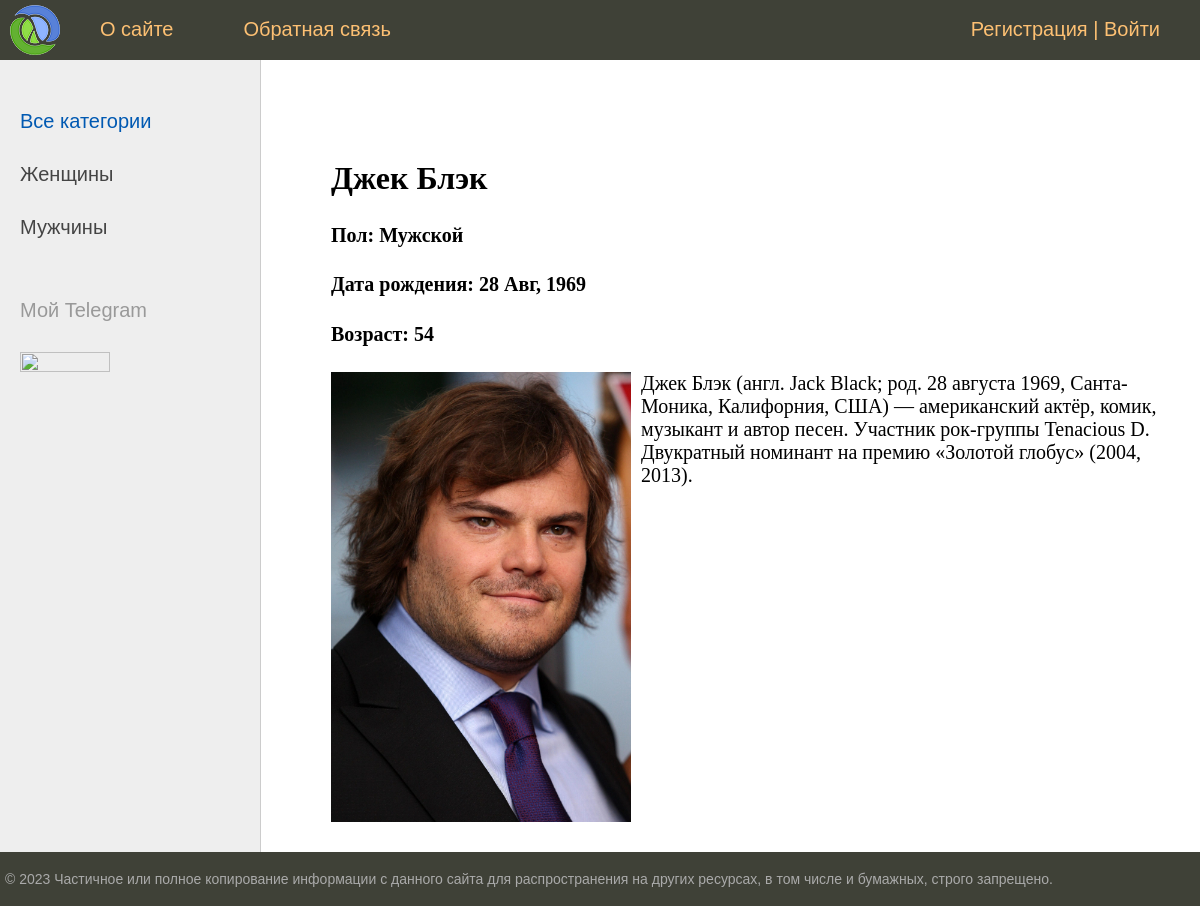
The page /post/jack-black/ on the database its author committed.
### actors/models.py (models this page shows, shortened)
class Category(models.Model):
    name = models.CharField(max_length=100, db_index=True, verbose_name="Категория")
    slug = models.SlugField(max_length=255, unique=True, db_index=True, verbose_name="URL")
    def get_absolute_url(self):
        return reverse('category', kwargs={'cat_id': self.pk})
    class Meta:
        verbose_name = 'категорию'
        verbose_name_plural = 'Категории'
        ordering = ['id']

class Actors(models.Model):
    title = models.CharField(max_length=255, verbose_name='Заголовок')
    slug = models.SlugField(max_length=100, unique=True, db_index=True, verbose_name='URL')
    sex = models.CharField(max_length=100, verbose_name='Пол')
    birth = models.DateField(blank=True, verbose_name='Дата рождения')
    death = models.DateField(blank=True, null=True, verbose_name='Дата смерти')
    bio = models.TextField(blank=True, verbose_name='Биография')
    photo = models.ImageField(blank=True, null=True, upload_to='photos%Y/%m/%d/', verbose_name='Фото')
    crt_time = models.DateTimeField(auto_now_add=True, verbose_name='Время создания')
    upd_time = models.DateTimeField(auto_now=True, verbose_name='Время обновления')
    is_published = models.BooleanField(default=True, verbose_name='Публикация')
    cat = models.ForeignKey('Category', on_delete=models.PROTECT, verbose_name='Категория')
    def __str__(self):
        return self.title
    def get_age(self):
        b_s = str(self.birth)
        date_format = '%Y-%m-%d'
        if self.death is None:
            temp = datetime.today() - datetime.strptime(b_s, date_format)
        else:
            d_s = str(self.death)
            temp = datetime.strptime(d_s, date_format) - datetime.strptime(b_s, date_format)
        return temp.days // 365
    class Meta:
        verbose_name = 'актёров'
        verbose_name_plural = 'Актёры'
        ordering = ['-crt_time', 'title']

### actors/views.py (the view)
# urls.py: path('post/<slug:post_slug>/', ShowPost.as_view(), name='post'),
class ShowPost(DataMixin, DetailView):
    model = Actors
    template_name = 'actors/post.html'
    slug_url_kwarg = 'post_slug'
    context_object_name = 'post'
    def get_context_data(self, **kwargs):
        context = super().get_context_data(**kwargs)
        c_def = self.get_user_context(title=context['post'])
        return dict(list(context.items()) + list(c_def.items()))

### actors/templatetags/actors_tags.py (called while the page is built)
@register.inclusion_tag('actors/list_categories.html')
def show_categories(sort=None, cat_selected=0):
    if not sort:
        cats = Category.objects.annotate(Count('actors'))
    else:
        cats = Category.objects.annotate(Count('actors')).order_by(sort)
    return {'cats': cats, 'cat_selected': cat_selected}

### actors/utils.py (called while the page is built)
    def get_user_context(self, **kwargs):
        context = kwargs
        cats = Category.objects.all()
        user_menu = menu.copy()
        if not self.request.user.is_authenticated:
            user_menu.pop(1)
        context['menu'] = user_menu
        context['cats'] = cats
        if 'cat_selected' not in context:
            context['cat_selected'] = 0
        return context

### actors/templates/actors/post.html (shortened to what this page needs)
{% extends 'actors/base.html' %}
{% block content %}
<h1>{{post.title}}</h1>
<h4>Пол: {{post.sex}}</h4>
<h4>Дата рождения: {{post.birth|date:'d M, Y'}}</h4>
<h4>Возраст: {{post.get_age}}</h4>
{% if post.photo %}
<p><img class="img-article-left" src="{{post.photo.url}}"></p>
{% endif %}
{{post.bio|linebreaks}}
{% endblock %}

### actors/templates/actors/list_categories.html
{% for c in cats %}
{% if c.actors__count > 0 %}
	{% if c.pk == cat_selected %}
		<li class="selected">{{c.name}}</li>
	{% else %}
		<li><a href="{{ c.get_absolute_url }}">{{c.name}}</a></li>
	{% endif %}
{% endif %}
{% endfor %}

### actors/static/actors/css/styles.css (style rules this page uses)
html, body { font-family: 'Arial'; margin: 0; padding: 0; height: 100%; width: 100%; color: #444; }
a { color: #0059b2; text-decoration: none; }
img { max-width: 600px; height: auto; }
img.img-article-left { max-width: 300px; height: auto; float: left; padding: 0 10px 10px 0; }
.left-chapters ul li { margin: 30px 0 0 0; color: #999; }
.left-chapters ul li a { color: #444; text-decoration: none; }
.content-text h1 { font-size: 32px; }

### rows shown on the page
Category: name "Женщины"
Category: name "Мужчины"
Actors: title "Джек Блэк", sex "Мужской", birth "28 Авг, 1969", get_age "54", photo (picture), bio "Джек Блэк (англ. Jack Black; род. 28 августа 1969, Санта-Моника, Калифорния, США) — американский актёр, комик, музыкант и автор песен. Участник рок-группы Tenacious D. Двукратный номинант на премию «Золотой глобус» (2004, 2013)."

### other values the page prints
{{ m.title }} "О сайте" "Обратная связь"
